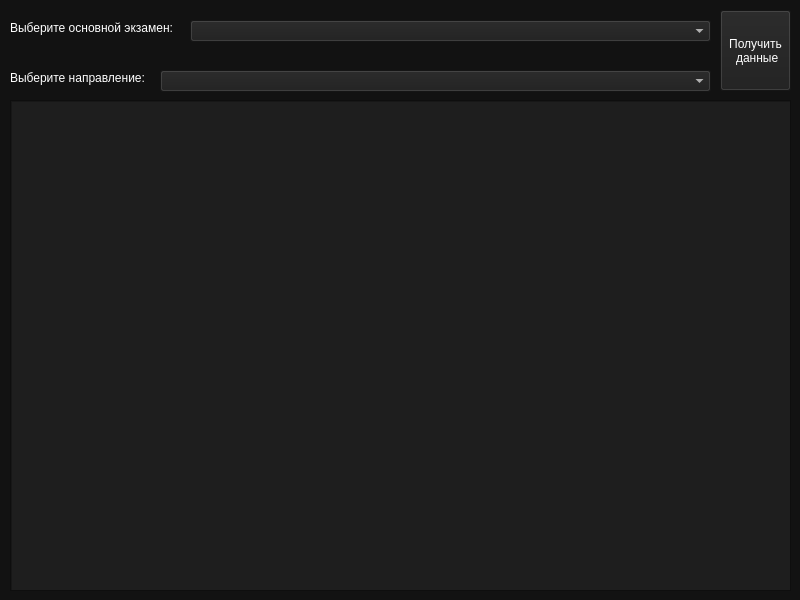
<?xml version="1.0" encoding="UTF-8"?>
<ui version="4.0">
 <class>TestTaskWindow</class>
 <widget class="QMainWindow" name="TestTaskWindow">
  <property name="geometry">
   <rect>
    <x>0</x>
    <y>0</y>
    <width>800</width>
    <height>600</height>
   </rect>
  </property>
  <property name="minimumSize">
   <size>
    <width>800</width>
    <height>600</height>
   </size>
  </property>
  <property name="maximumSize">
   <size>
    <width>800</width>
    <height>600</height>
   </size>
  </property>
  <property name="windowTitle">
   <string/>
  </property>
  <widget class="QWidget" name="mainWidget">
   <property name="styleSheet">
    <string notr="true">background-color: #121212;</string>
   </property>
   <widget class="QLabel" name="label">
    <property name="geometry">
     <rect>
      <x>10</x>
      <y>20</y>
      <width>171</width>
      <height>16</height>
     </rect>
    </property>
    <property name="styleSheet">
     <string notr="true">QLabel {
	color: #fff;
}</string>
    </property>
    <property name="text">
     <string>Выберите основной экзамен:</string>
    </property>
   </widget>
   <widget class="QComboBox" name="exam_combo_box">
    <property name="geometry">
     <rect>
      <x>190</x>
      <y>20</y>
      <width>521</width>
      <height>22</height>
     </rect>
    </property>
    <property name="styleSheet">
     <string notr="true">QComboBox {
	background-color: #1E1E1E;
	selection-background-color: #1E1E1E;
	color: #fff;
}

QComboBox:hover {
	background-color: #2E2E2E;
	color: #fff;
}

QListView {
	color: #fff;
	background-color: #1E1E1E;
	selection-background-color: #2E2E2E;
}</string>
    </property>
    <property name="insertPolicy">
     <enum>QComboBox::InsertAfterCurrent</enum>
    </property>
   </widget>
   <widget class="QLabel" name="label_2">
    <property name="geometry">
     <rect>
      <x>10</x>
      <y>70</y>
      <width>141</width>
      <height>16</height>
     </rect>
    </property>
    <property name="styleSheet">
     <string notr="true">QLabel {
	color: #fff;
}</string>
    </property>
    <property name="text">
     <string>Выберите направление:</string>
    </property>
   </widget>
   <widget class="QComboBox" name="direction_combo_box">
    <property name="geometry">
     <rect>
      <x>160</x>
      <y>70</y>
      <width>551</width>
      <height>22</height>
     </rect>
    </property>
    <property name="styleSheet">
     <string notr="true">QComboBox {
	background-color: #1E1E1E;
	selection-background-color: #1E1E1E;
	color: #fff;
}

QComboBox:hover {
	background-color: #2E2E2E;
	color: #fff;
}

QListView {
	color: #fff;
	background-color: #1E1E1E;
	selection-background-color: #2E2E2E;
}</string>
    </property>
   </widget>
   <widget class="QScrollArea" name="scrollArea">
    <property name="geometry">
     <rect>
      <x>10</x>
      <y>100</y>
      <width>781</width>
      <height>491</height>
     </rect>
    </property>
    <property name="widgetResizable">
     <bool>true</bool>
    </property>
    <widget class="QWidget" name="scrollAreaWidgetContents">
     <property name="geometry">
      <rect>
       <x>0</x>
       <y>0</y>
       <width>779</width>
       <height>489</height>
      </rect>
     </property>
     <widget class="QTextBrowser" name="text_box">
      <property name="geometry">
       <rect>
        <x>0</x>
        <y>0</y>
        <width>781</width>
        <height>491</height>
       </rect>
      </property>
      <property name="styleSheet">
       <string notr="true">background-color: #1E1E1E;
color: #fff;</string>
      </property>
     </widget>
    </widget>
   </widget>
   <widget class="QPushButton" name="load_btn">
    <property name="geometry">
     <rect>
      <x>720</x>
      <y>10</y>
      <width>71</width>
      <height>81</height>
     </rect>
    </property>
    <property name="styleSheet">
     <string notr="true">QPushButton {
	background-color: #1E1E1E;
	color: #fff;
}

QPushButton:hover {
	background-color: #2E2E2E;
}</string>
    </property>
    <property name="text">
     <string>Получить
 данные</string>
    </property>
   </widget>
  </widget>
 </widget>
 <resources/>
 <connections/>
</ui>
